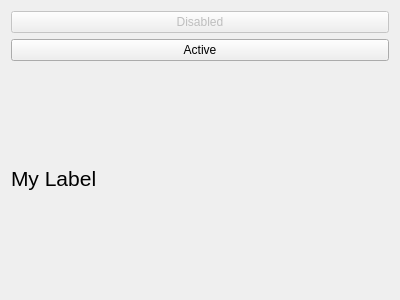
<?xml version="1.0" encoding="UTF-8"?>
<ui version="4.0">
 <class>Widget</class>
 <widget class="QWidget" name="Widget">
  <property name="geometry">
   <rect>
    <x>0</x>
    <y>0</y>
    <width>400</width>
    <height>300</height>
   </rect>
  </property>
  <property name="windowTitle">
   <string>Widget</string>
  </property>
  <layout class="QVBoxLayout" name="verticalLayout">
   <item>
    <widget class="QPushButton" name="disabledButton">
     <property name="enabled">
      <bool>false</bool>
     </property>
     <property name="text">
      <string>Disabled</string>
     </property>
    </widget>
   </item>
   <item>
    <widget class="QPushButton" name="activeButton">
     <property name="text">
      <string>Active</string>
     </property>
    </widget>
   </item>
   <item>
    <widget class="QLabel" name="myLabel">
     <property name="font">
      <font>
       <pointsize>16</pointsize>
      </font>
     </property>
     <property name="text">
      <string>My Label</string>
     </property>
    </widget>
   </item>
  </layout>
 </widget>
 <layoutdefault spacing="6" margin="11"/>
 <resources/>
 <connections/>
</ui>
